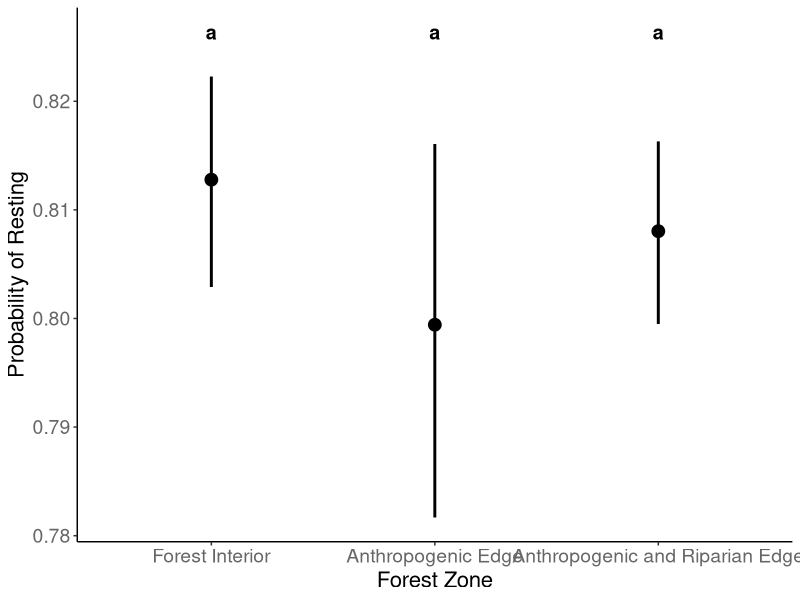
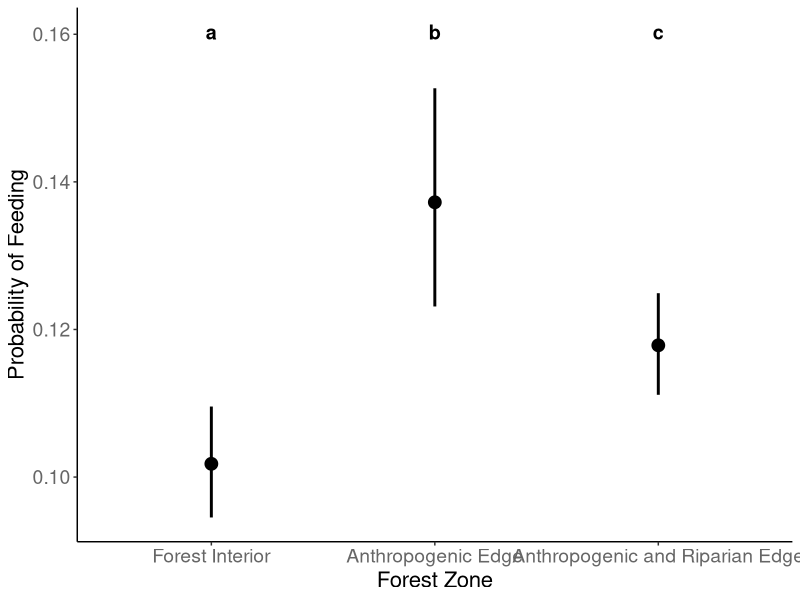
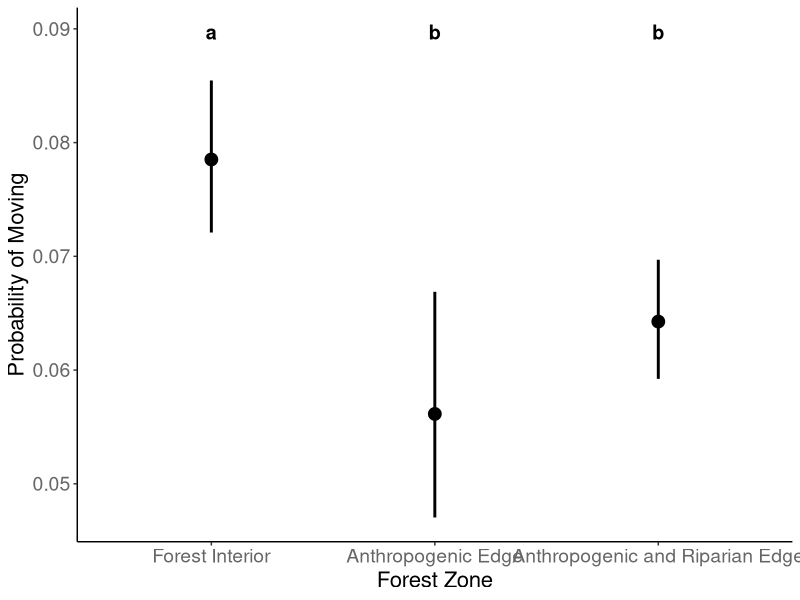
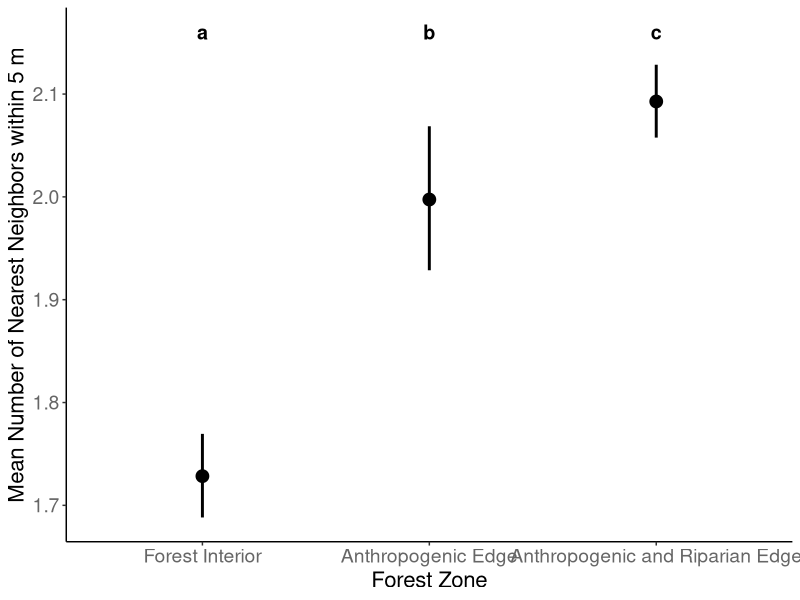
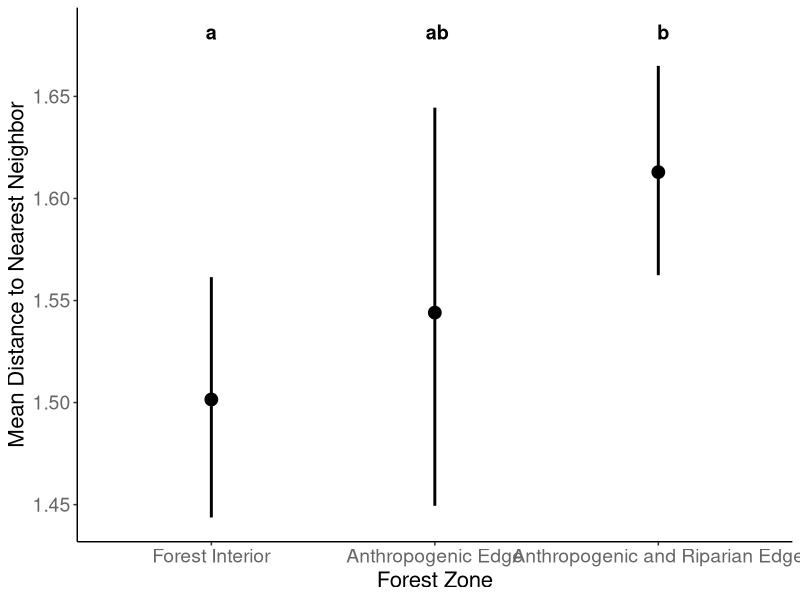

The R script that drew these images, in order:
#### 3/29/2026
#### Kurt Riggin
#### GLMM fitting



# Load packages
library(tidyverse)
library(emmeans)
library(multcomp)

# Load data 
la_selva_data <- read.csv("all_la_selva_data.csv")


# Model Fitting 
# Factor edge type
la_selva_data$edge_type <- factor(la_selva_data$edge_type)
la_selva_data$edge_type <- relevel(la_selva_data$edge_type, ref = "I")



# Resting GLM
resting_grouped <- la_selva_data %>% 
  group_by(id, edge_type) %>% 
  summarise(
    Rest_count = sum(Rest == 1, na.rm = T),
    notRest_count = sum(Rest == 0,  na.rm = T),
    .groups = "drop"
  )

# Full GLM
resting_glm <- glm(
  cbind(Rest_count, notRest_count) ~ edge_type,
  data = resting_grouped,
  family = binomial()
)

# Null GLM
resting_glm_null <- glm(
  cbind(Rest_count, notRest_count) ~ 1,
  data = resting_grouped,
  family = binomial()
)

# Likelihood ratio test (NOT SIGNIFICANT)
resting_lht <- anova(resting_glm_null, resting_glm, test = "Chisq")
resting_lht


resting_glm_est_ci <- emmeans(resting_glm, ~ edge_type, type = "response")
resting_glm_est_ci <- as.data.frame(resting_glm_est_ci)
resting_glm_est_ci$edge_type <- as.character(resting_glm_est_ci$edge_type)
resting_glm_est_ci$edge_type[resting_glm_est_ci$edge_type == "I"] <- "Forest Interior"
resting_glm_est_ci$edge_type[resting_glm_est_ci$edge_type == "A"] <- "Anthropogenic Edge"
resting_glm_est_ci$edge_type[resting_glm_est_ci$edge_type == "B"] <- "Anthropogenic and Riparian Edge"
resting_glm_est_ci$.group <- "a"
resting_glm_est_ci

resting_label_height <- max(resting_glm_est_ci$asymp.UCL) * 1.005


resting_glm_plot <- ggplot(resting_glm_est_ci, 
                           aes(x = factor(edge_type, levels = c("Forest Interior",
                                                                "Anthropogenic Edge",
                                                                "Anthropogenic and Riparian Edge")), 
                               y = prob)) + 
  geom_point(size = 4) +
  geom_errorbar(aes(ymin = asymp.LCL, 
                    ymax = asymp.UCL),
                width = 0, 
                linewidth = 1) +
  labs(
    x = "Forest Zone",
    y = "Probability of Resting",
  ) + 
  geom_text(aes(label = .group, y = resting_label_height), 
            size = 5, 
            fontface = "bold") +
  theme_classic() +
  theme(
    axis.title = element_text(size = 16), 
    axis.text = element_text(size = 14, color = "grey40"),
    legend.title = element_text(size = 14),
    legend.text = element_text(size = 12)
  )


resting_glm_plot

# ggsave(
#   plot = resting_glm_plot,
#   "resting_glm_plot.pdf",
#   width = 10,
#   height = 8,
#   dpi = 300
# )













# Feeding GLM
feeding_grouped <- la_selva_data %>% 
  group_by(id, edge_type) %>% 
  summarise(
    Feed_count = sum(Feed == 1, na.rm = T),
    notFeed_count = sum(Feed == 0, na.rm = T),
    .groups = "drop"
  )

feeding_glm <- glm(
  cbind(Feed_count, notFeed_count) ~ edge_type,
  data = feeding_grouped,
  family = binomial()
)


feeding_glm_null <- glm(
  cbind(Feed_count, notFeed_count) ~ 1,
  data = feeding_grouped,
  family = binomial()
)

# Likelihood ratio test (SIGNIFICANT)
feeding_lht <- anova(feeding_glm_null, feeding_glm, test = "Chisq")
feeding_lht

# Generalized linear hypothesis test
feeding_glht <- glht(feeding_glm, linfct = mcp(edge_type = "Tukey")) # Tukey for all pairwise comparisons
summary(feeding_glht, test = adjusted("none"))








feeding_glm_est_ci <- emmeans(feeding_glm, ~ edge_type, type = "response")
feeding_letters <- cld(feeding_glm_est_ci, Letters = letters, adjust = "none")
feeding_glm_est_ci <- as.data.frame(feeding_letters)
feeding_glm_est_ci$edge_type <- as.character(feeding_glm_est_ci$edge_type)
feeding_glm_est_ci$edge_type[feeding_glm_est_ci$edge_type == "I"] <- "Forest Interior"
feeding_glm_est_ci$edge_type[feeding_glm_est_ci$edge_type == "A"] <- "Anthropogenic Edge"
feeding_glm_est_ci$edge_type[feeding_glm_est_ci$edge_type == "B"] <- "Anthropogenic and Riparian Edge"
feeding_glm_est_ci$.group <- c("a","c","b")
feeding_glm_est_ci


feeding_label_height <- max(feeding_glm_est_ci$asymp.UCL) * 1.05



feeding_glm_plot <- ggplot(feeding_glm_est_ci, 
                           aes(x = factor(edge_type, levels = c("Forest Interior",
                                                                "Anthropogenic Edge",
                                                                "Anthropogenic and Riparian Edge")), 
                               y = prob)) + 
  geom_point(size = 4) +
  geom_errorbar(aes(ymin = asymp.LCL, 
                    ymax = asymp.UCL),
                width = 0, 
                linewidth = 1) +
  labs(
    x = "Forest Zone",
    y = "Probability of Feeding",
  ) + 
  geom_text(aes(label = .group, y = feeding_label_height), 
            size = 5, 
            fontface = "bold") +
  theme_classic() +
  theme(
    axis.title = element_text(size = 16), 
    axis.text = element_text(size = 14, color = "grey40"),
    legend.title = element_text(size = 14),
    legend.text = element_text(size = 12)
  )


feeding_glm_plot

# ggsave(
#   plot = feeding_glm_plot,
#   "feeding_glm_plot.pdf",
#   width = 10,
#   height = 8,
#   dpi = 300
# )








# Moving GLM
moving_grouped <- la_selva_data %>% 
  group_by(id, edge_type) %>% 
  summarise(
    Move_count = sum(Move == 1, na.rm = T),
    notMove_count = sum(Move == 0, na.rm = T),
    .groups = "drop"
  )

moving_glm <- glm(
  cbind(Move_count, notMove_count) ~ edge_type,
  data = moving_grouped,
  family = binomial()
)

moving_glm_null <- glm(
  cbind(Move_count, notMove_count) ~ 1,
  data = moving_grouped,
  family = binomial()
)

# Likelihood ratio test 
moving_lht <- anova(moving_glm_null, moving_glm, test = "Chisq")
moving_lht


moving_glm_est_ci <- emmeans(moving_glm, ~ edge_type, type = "response")
moving_letters <- cld(moving_glm_est_ci, Letters = letters, adjust = "none")
moving_glm_est_ci <- as.data.frame(moving_letters)
moving_glm_est_ci$edge_type <- as.character(moving_glm_est_ci$edge_type)
moving_glm_est_ci$edge_type[moving_glm_est_ci$edge_type == "I"] <- "Forest Interior"
moving_glm_est_ci$edge_type[moving_glm_est_ci$edge_type == "A"] <- "Anthropogenic Edge"
moving_glm_est_ci$edge_type[moving_glm_est_ci$edge_type == "B"] <- "Anthropogenic and Riparian Edge"
moving_glm_est_ci$.group <- c("b", "b", "a")
moving_glm_est_ci


moving_label_height <- max(moving_glm_est_ci$asymp.UCL) * 1.05


moving_glm_plot <- ggplot(moving_glm_est_ci, 
                          aes(x = factor(edge_type, levels = c("Forest Interior",
                                                               "Anthropogenic Edge",
                                                               "Anthropogenic and Riparian Edge")), 
                              y = prob)) + 
  geom_point(size = 4) +
  geom_errorbar(aes(ymin = asymp.LCL, 
                    ymax = asymp.UCL),
                width = 0, 
                linewidth = 1) +
  labs(
    x = "Forest Zone",
    y = "Probability of Moving",
  ) + 
  geom_text(aes(label = .group, y = moving_label_height), 
            size = 5, 
            fontface = "bold") +
  theme_classic() +
  theme(
    axis.title = element_text(size = 16), 
    axis.text = element_text(size = 14, color = "grey40"),
    legend.title = element_text(size = 14),
    legend.text = element_text(size = 12)
  )


moving_glm_plot

# ggsave(
#   plot = moving_glm_plot,
#   "moving_glm_plot.pdf",
#   width = 10,
#   height = 8,
#   dpi = 300
# )











# Num NN GLM

num_NN_glm <- glm(
  num_NN ~ edge_type,
  data = la_selva_data,
  family = poisson(link = "log")
)

num_NN_glm_null <- glm(
  num_NN ~ 1,
  data = la_selva_data,
  family = poisson(link = "log")
)


# Likelihood ratio test (Significant)
num_NN_lht <- anova(num_NN_glm_null, num_NN_glm, test = "Chisq")
num_NN_lht

num_NN_glht <- glht(num_NN_glm, linfct = mcp(edge_type = "Tukey"))
summary(num_NN_glht, test = adjusted("none"))


num_NN_glm_est_ci <- emmeans(num_NN_glm, ~ edge_type, type = "response")
num_NN_letters <- cld(num_NN_glm_est_ci, Letters = letters, adjust = "none")
print(num_NN_letters)


num_NN_glm_est_ci <- as.data.frame(num_NN_letters)
num_NN_glm_est_ci$edge_type <- as.character(num_NN_glm_est_ci$edge_type)
num_NN_glm_est_ci$edge_type[num_NN_glm_est_ci$edge_type == "I"] <- "Forest Interior"
num_NN_glm_est_ci$edge_type[num_NN_glm_est_ci$edge_type == "A"] <- "Anthropogenic Edge"
num_NN_glm_est_ci$edge_type[num_NN_glm_est_ci$edge_type == "B"] <- "Anthropogenic and Riparian Edge"
num_NN_glm_est_ci$.group <- c("a","b","c")
num_NN_glm_est_ci

num_NN_label_height <- max(num_NN_glm_est_ci$asymp.UCL) * 1.015


num_NN_glm_plot <- ggplot(num_NN_glm_est_ci, 
                          aes(x = factor(edge_type, levels = c("Forest Interior",
                                                               "Anthropogenic Edge",
                                                               "Anthropogenic and Riparian Edge")), 
                              y = rate)) + 
  geom_point(size = 4) +
  geom_errorbar(aes(ymin = asymp.LCL, 
                    ymax = asymp.UCL),
                width = 0, 
                linewidth = 1) +
  labs(
    x = "Forest Zone",
    y = "Mean Number of Nearest Neighbors within 5 m",
  ) + 
  geom_text(aes(label = .group, y = num_NN_label_height), 
            size = 5, 
            fontface = "bold") +
  theme_classic() +
  theme(
    axis.title = element_text(size = 16), 
    axis.text = element_text(size = 14, color = "grey40"),
    legend.title = element_text(size = 14),
    legend.text = element_text(size = 12)
  )


num_NN_glm_plot

# ggsave(
#   plot = num_NN_glm_plot,
#   "num_NN_glm_plot.pdf",
#   width = 10,
#   height = 8,
#   dpi = 300
# )





# Dist NN GLM
la_selva_data <- la_selva_data %>%
  mutate(log_dist_NN = log(dist_NN + 0.1))


dist_NN_glm <- glm(
  log_dist_NN ~ edge_type,
  data = la_selva_data,
  family = gaussian()
)

dist_NN_glm_null <- glm(
  log_dist_NN ~ 1,
  data = la_selva_data,
  family = gaussian()
)

# Likelihood ratio test (Significant)
dist_NN_lht <- anova(dist_NN_glm_null, dist_NN_glm, test = "Chisq")
dist_NN_lht

dist_NN_glht <- glht(dist_NN_glm, linfct = mcp(edge_type = "Tukey"))
summary(dist_NN_glht, test = adjusted("none"))


dist_est <- emmeans(dist_NN_glm, ~ edge_type)
dist_NN_letters <- cld(dist_est, Letters = letters, adjust = "none")
print(dist_NN_letters)

dist_est <- as.data.frame(dist_NN_letters)

dist_est$mean_dist <- exp(dist_est$emmean) - 0.1
dist_est$lower <- exp(dist_est$lower.CL) - 0.1
dist_est$upper <- exp(dist_est$upper.CL) - 0.1

dist_est$edge_type <- as.character(dist_est$edge_type)
dist_est$edge_type[dist_est$edge_type == "I"] <- "Forest Interior"
dist_est$edge_type[dist_est$edge_type == "A"] <- "Anthropogenic Edge"
dist_est$edge_type[dist_est$edge_type == "B"] <- "Anthropogenic and Riparian Edge"
dist_est

dist_NN_label_height <- max(dist_est$upper) * 1.01


dist_NN_glm_plot <- ggplot(
  dist_est,
  aes(
    x = factor(edge_type, levels = c(
      "Forest Interior",
      "Anthropogenic Edge",
      "Anthropogenic and Riparian Edge"
    )),
    y = mean_dist
  )
) +
  geom_point(size = 4) +
  geom_errorbar(aes(ymin = lower, ymax = upper),
                width = 0,
                linewidth = 1) +
  geom_text(aes(label = .group, y = dist_NN_label_height), 
            size = 5, 
            fontface = "bold") +
  labs(
    x = "Forest Zone",
    y = "Mean Distance to Nearest Neighbor"
  ) +
  theme_classic() +
  theme(
    axis.title = element_text(size = 16),
    axis.text = element_text(size = 14, color = "grey40"),
    legend.title = element_text(size = 14),
    legend.text = element_text(size = 12)
  )

dist_NN_glm_plot


# ggsave(
#   plot = dist_NN_glm_plot,
#   "dist_NN_glm_plot.pdf",
#   width = 10,
#   height = 8,
#   dpi = 300
# )
